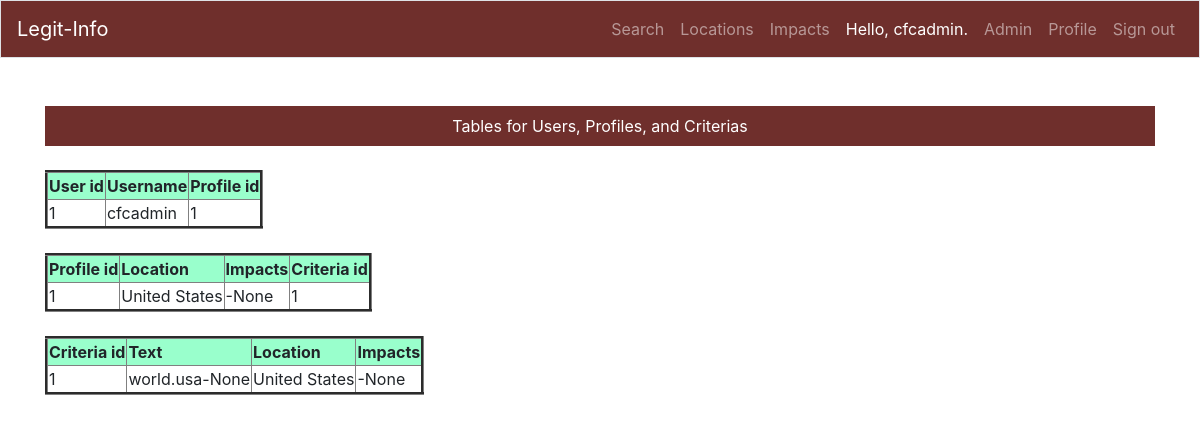
The page /criterias (signed in) on the database its author committed.
### users/models.py (models this page shows, shortened)
class Profile(models.Model):
    class Meta:
        app_label = 'users'
    user = models.OneToOneField(User, on_delete=models.CASCADE,
                                related_name='profile')
    location = models.ForeignKey('cfc_app.Location', null=True,
                                 related_name='profiles',
                                 on_delete=models.SET_NULL)
    impacts = models.ManyToManyField(Impact)
    criteria = models.ForeignKey('cfc_app.Criteria', null=True,
                                 related_name='profiles',
                                 on_delete=models.SET_NULL)

### cfc_app/models.py (models this page shows, shortened)
class Location(models.Model):
    class Meta:
        app_label = 'cfc_app'
        ordering = ['hierarchy']
    desc = models.CharField(max_length=80)
    shortname = models.CharField(max_length=20)
    legiscan_id = models.IntegerField()
    hierarchy = models.CharField(max_length=200)
    govlevel = models.CharField(max_length=80)
    parent = models.ForeignKey('self', null=True,
                               related_name='locations',
                               on_delete=models.PROTECT)
    date_added = models.DateTimeField(auto_now_add=True)

class Criteria(models.Model):
    class Meta:
        app_label = 'cfc_app'
        verbose_name_plural = "criteria"  # plural of criteria
    text = models.CharField(max_length=200, null=True, blank=True)
    location = models.ForeignKey('cfc_app.Location', null=True,
                                 related_name='criteria',
                                 on_delete=models.CASCADE)
    impacts = models.ManyToManyField(Impact)

### cfc_app/views.py (the view)
# urls.py: path('criterias', views.criterias, name='criterias'),
@staff_member_required
def criterias(request):
    users = User.objects.order_by('id')
    profiles = Profile.objects.order_by('id')
    prof = []
    for profile in profiles:
        impact_string2 = impact_seq(profile.impacts.all())
        prof.append([profile.id, profile.location,
                     impact_string2, zero_if_none(profile.criteria)])
    criterias = Criteria.objects.order_by('id')
    crit = []
    for criteria in criterias:
        impact_string3 = impact_seq(criteria.impacts.all())
        crit.append([criteria.id, criteria.text,
                     criteria.location, impact_string3])
    context = {'users': users,
               'prof': prof,
               'crit': crit}
    return render(request, 'criterias.html', context)

### cfc_app/models.py (called while the page is built)
def impact_seq(impact_list):
    impact_string = ''
    connector = '-'
    for impact in impact_list:
        impact_string += connector + impact.text.strip()
    return impact_string

### cfc_app/templatetags/cfc_tags.py (called while the page is built)
@register.simple_tag
def app_name(request):
    return settings.APP_NAME

### cfc_app/views.py (called while the page is built)
def zero_if_none(item):
    result_id = 0
    if item:
        result_id = item.id
    return result_id

### cfc_app/templates/criterias.html
{% extends "base.html" %}
{% block page_header %}
Tables for Users, Profiles, and Criterias
{% endblock page_header %}
{% block content %}
<div class="page-content">
    <div class="page-content-standard">
<table border="3">
    <tr bgcolor="#99FFCC">
        <th>User id</th>
        <th>Username</th>
        <th>Profile id</th>
    </tr>
    {% for user in users %}
    <tr>
        <td>{{ user.id }}</td>
        <td>{{ user.username }}</td>
        <td>{{ user.profile.id }}</td>
    </tr>
    {% empty %}
    <tr>
        <td colspan="3">this table is empty</td>
    </tr>
    {% endfor %}
</table>
<br>
<table border="3">
    <tr bgcolor="#99FFCC">
        <th>Profile id</th>
        <th>Location</th>
        <th>Impacts</th>
        <th>Criteria id</th>
    </tr>
    {% for profile in prof %}
    <tr>
        <td>{{ profile.0 }}</td>
        <td>{{ profile.1.desc }}</td>
        <td>{{ profile.2 }}</td>
        <td>{{ profile.3 }}</td>
    </tr>
    {% empty %}
    <tr>
        <td colspan="4">this table is empty</td>
    </tr>
    {% endfor %}
</table>
<br>
<table border="3">
    <tr bgcolor="#99FFCC">
        <th>Criteria id</th>
        <th>Text</th>
        <th>Location</th>
        <th>Impacts</th>
    </tr>
    {% for criteria in crit %}
    <tr>
        <td>{{ criteria.0 }}</td>
        <td>{{ criteria.1 }}</td>
        <td>{{ criteria.2.desc }}</td>
        <td>{{ criteria.3 }}</td>
    </tr>
    {% empty %}
    <tr>
        <td colspan="3">this table is empty</td>
    </tr>
    {% endfor %}
</table>
    </div>
</div>
{% endblock content %}

### cfc_app/templates/base.html (shortened to what this page needs)
{% load bootstrap4 %}
{% load static %}
{% load cfc_tags %}
<!doctype html>
<html lang="en">
<head>
{% bootstrap_css %}
</head>
<body>
<nav class="navbar navbar-expand-md navbar-dark bg-company-red mb-5 border">
<a class="navbar-brand" href="{% url 'cfc_app:index' %}">
           {% app_name request %}
</a>
<div class="collapse navbar-collapse justify-content-end" id="navbarCollapse">
<ul class="navbar-nav text-right">
    <li class="nav-item">
    <a class="nav-link" href="{% url 'cfc_app:search' %}">
               Search</a></li>
    <li class="nav-item">
    <a class="nav-link" href="{% url 'cfc_app:locations' %}">
               Locations</a></li>
    <li class="nav-item">
    <a class="nav-link" href="{% url 'cfc_app:impacts' %}">
               Impacts</a></li>
{% if user.is_authenticated %}
<li class="nav-item">
<span class="nav-link active">Hello, {{ user.username }}.</span>
</li>
{% if user.is_active and user.is_staff %}
<li class="nav-item">
    <a class="nav-link" href="{% url 'admin:index' %}">Admin</a>
</li>
{% endif %}
<li class="nav-item">
    <a class="nav-link" href="{% url 'users:profile' %}">Profile</a>
</li>
<li class="nav-item">
    <a class="nav-link" href="{% url 'users:logout' %}">Sign out</a>
</li>
{% else %}
<li class="nav-item">
    <a class="nav-link" href="{% url 'users:register' %}">Register</a>
</li>
<li class="nav-item">
    <a class="nav-link" href="{% url 'users:login' %}">Sign in</a></li>
{% endif %}
</ul>
</div>
</nav>
<main role="main" class="container">
<div class="m-0 mb-4 pl-5 pr-5 pt-2 pb-2 text-center bg-company-red">
       {% block page_header %}{% endblock page_header %}
       </div>
<div>
       {% block content %}{% endblock content %}
       </div>
</main>
</body>
</html>

### cfc_app/templates/base.html (style rules this page uses)
.bg-company-red { background-color: #6F2F2C !important; color: #ffffff; }

### rows shown on the page
Location: parent "1", desc "United States", profile "-None", text "world.usa-None", criteria "-None"

### other values the page prints
{{ user.username }} "cfcadmin"
{{ user.id }} "1"
{{ user.profile.id }} "1"
